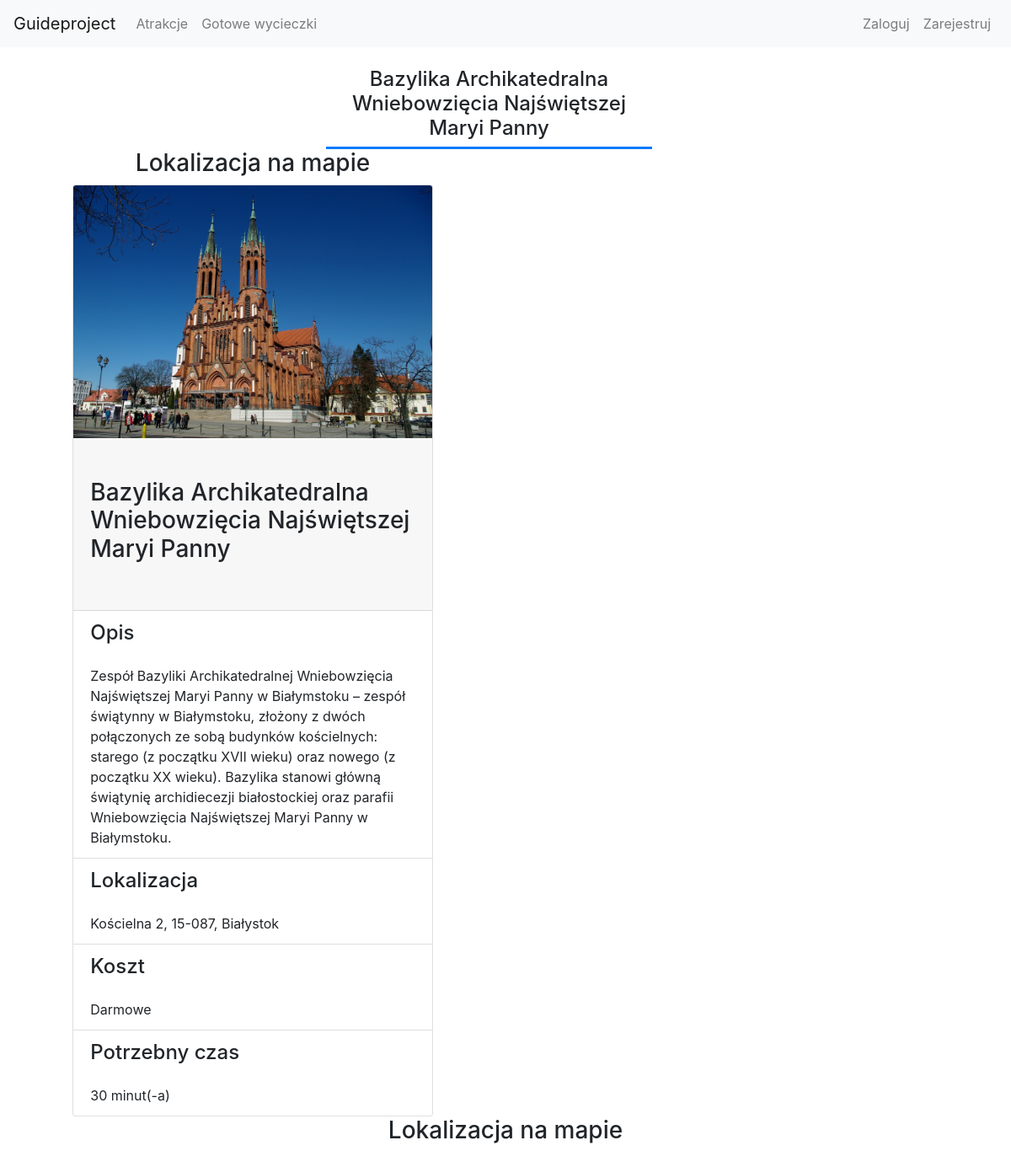
/guide/attraction/25, run on the app's committed database.
### guide/models.py (models this page shows, shortened)
class Attraction(models.Model):
    name = models.CharField(_("Name"),
                            max_length=200, help_text="Enter attraction's name.")
    description = models.TextField(max_length=500)
    categories = models.ManyToManyField(
        "Category")
    localization = models.ForeignKey(
        "Localization", verbose_name=_("Address"), on_delete=models.CASCADE, null=True, blank=True)
    timeNeededToSightsee = models.FloatField(
        _("Time neede to sightsee (in hours)"))
    ticketCost = models.FloatField(
        _("Ticket's cost"), default=0)
    def display_category(self):
        """Create a string for the Category. This is required to display category in Admin."""
        return ', '.join(category.name for category in self.categories.all())
    def getTimeAsFormattedString(self):
        hours = int(self.timeNeededToSightsee)
        minutes = int((self.timeNeededToSightsee % 1)*60)
        result = ''
        if hours:
            result += str(hours) + ' godzin(-a/y) '
        if minutes:
            result += str(minutes) + ' minut(-a)'
        return result
    def getFormattedCost(self):
        if self.ticketCost == 0:
            return 'Darmowe'
        else:
            return f'{str(self.ticketCost)} zł'
    display_category.short_description = 'Category'
    class Meta:
        ordering = ['name']

class Localization(models.Model):
    street = models.CharField(
        _("Street"), max_length=100, null=True, blank=True, default='')
    zipCode = models.CharField(_("Zip code"), max_length=100)
    city = models.CharField(_("City"), max_length=100)
    lattitude = models.FloatField(_("Lattitude"), default=0)
    longitude = models.FloatField(_("Longitude"), default=0)
    def __str__(self):
        if self.street:
            return '' + str(self.street) + ', ' + self.zipCode + ', ' + self.city
        else:
            return '' + self.zipCode + ', ' + self.city

### guide/views.py (the view)
class AttractionDetailView(DetailView):
    model = Attraction
    def get_context_data(self, **kwargs):
        context = super().get_context_data(**kwargs)
        context['attractionLocalization'] = extractInfo(self.object)
        context['form'] = SignUpForm
        if self.request.user.is_authenticated:
            shoppingcart = ShoppingCart.objects.get(owner=self.request.user)
            if shoppingcart.attractions.filter(pk=self.object.pk):
                context['inPlan'] = True
        return context

### guide/views.py (called while the page is built)
def extractInfo(attractionList):
    formattedInfo = []
    try:
        for attraction in attractionList:
            formattedInfo.append({'name': attraction.name,
                                  'lat-lng': {'lat': attraction.localization.lattitude, 'lng': attraction.localization.longitude}})
        return formattedInfo
    except:
        pass
    try:
        formattedInfo.append({'name': attractionList.name,
                              'lat-lng': {'lat': attractionList.localization.lattitude, 'lng': attractionList.localization.longitude}})
        return formattedInfo
    except:
        pass

### guide/templates/guide/attraction_detail.html (shortened to what this page needs)
{% extends "base.html" %}
{% block content %}
{% load static %}
<section class="container-fluid">
    <div class="row mt-4 mr-4">
        <div class="col-4 text-right">
        </div>
        <div class="col-4 text-center border-bottom border-primary border-3">
        <h4>{{attraction.name}}</h4>
        </div>
        <div class="col-4 text-right">
        </div>
    </div>
    <div class="row mt-32">
        <div class="col-6">
            <div class="row">
            <div class="col">
                        <h3 class="text-center">Lokalizacja na mapie</h3>
                    </div>
            </div>
            <div class="row">
            <div class="col">
            <div class="listing-block">
               <div class="card w-75  mx-auto">
                <img class="card-img-top" src="{% static "images/" %}{{attraction.name}}.jpeg" alt="{{attraction.name}}">
                <div class="card-header py-5">
                    <h3>{{attraction.name}}</h3>
                </div>
                <ul class="list-group list-group-flush">
                    <li class="list-group-item">
                    <h4 class="pb-3">Opis</h4>
                        {{attraction.description}}
                    </li>
                    <li class="list-group-item">
                    <h4 class="pb-3">Lokalizacja</h4>
                        {{attraction.localization}}
                    </li>
                    <li class="list-group-item">
                    <h4 class="pb-3">Koszt</h4>
                        {{attraction.getFormattedCost}}
                    </li>
                    <li class="list-group-item">
                    <h4 class="pb-3">Potrzebny czas</h4>
                        {{attraction.getTimeAsFormattedString}}
                    </li>
                </ul>
                </div>
            </div>
            </div>
            </div>
        </div>
        <div class="col">
            <div class="row">
                    <div class="col">
                        <h3 class="text-center">Lokalizacja na mapie</h3>
                    </div>
                </div>
                <div class="row">
                    <div class="" id="map"></div>
                </div>
        </div>
    </div>
</section>
{% endblock content %}

### guide/templates/guide/attraction_detail.html (style rules this page uses)
#map { height:600px; width:800px; margin: 0 auto 30px auto; }
.border-3 { border-width:3px !important; }

### data on the page
Attraction: name "Bazylika Archikatedralna Wniebowzięcia Najświętszej Maryi Panny", name (picture), description "Zespół Bazyliki Archikatedralnej Wniebowzięcia Najświętszej Maryi Panny w Białymstoku – zespół świątynny w Białymstoku, złożony z dwóch połączonych ze sobą budynków kościelnych: starego (z początku XVII wieku) oraz nowego (z początku XX wieku). Bazylika stanowi główną świątynię archidiecezji białostockiej oraz parafii Wniebowzięcia Najświętszej Maryi Panny w Białymstoku.", localization "Kościelna 2, 15-087, Białystok", getFormattedCost "Darmowe", getTimeAsFormattedString "30 minut(-a)"
